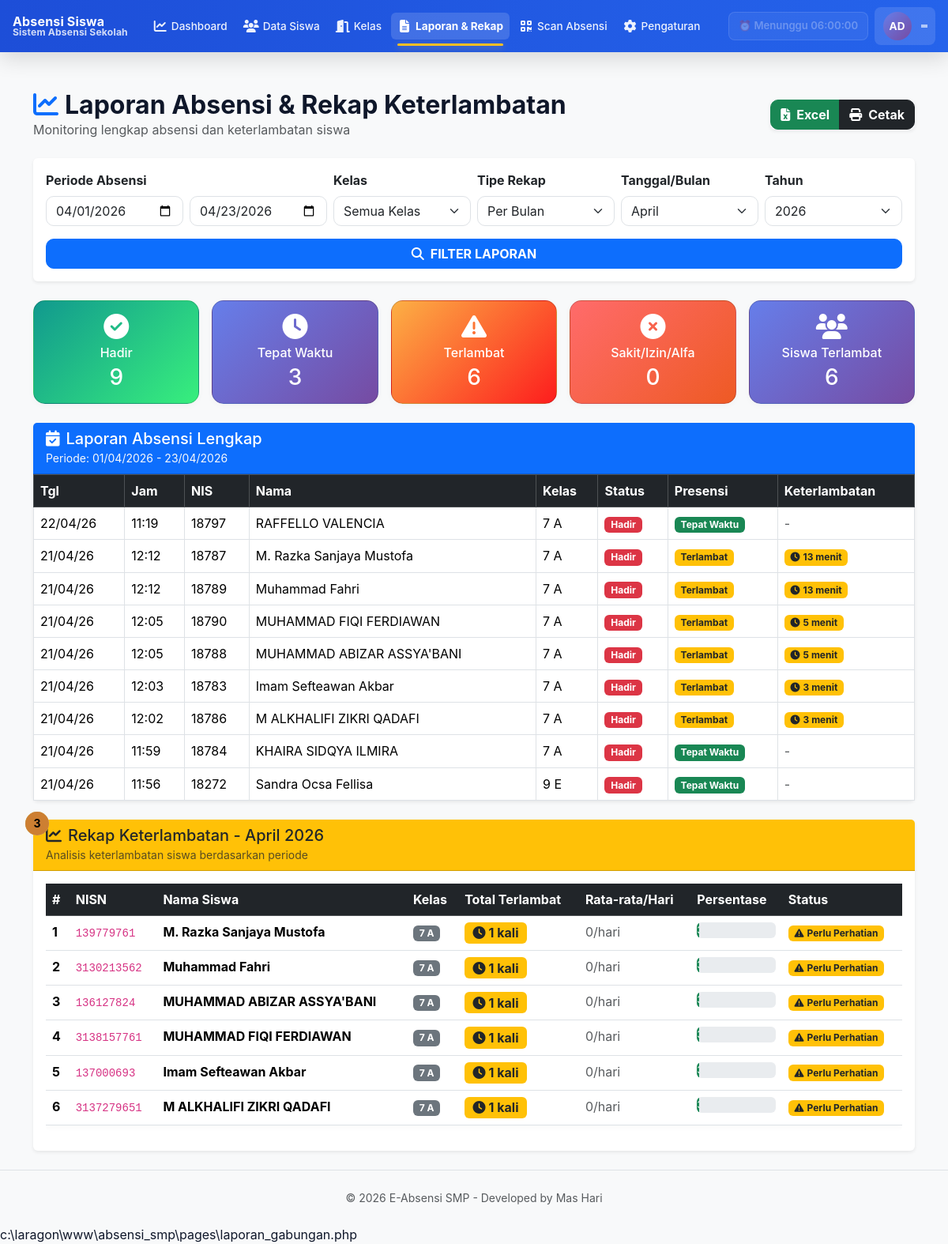
Page /pages/laporan_gabungan.php (signed in) on the committed database.
### tables this page shows
CREATE TABLE `absensi` (
  `id_absen` int NOT NULL AUTO_INCREMENT,
  `id_siswa` int NOT NULL,
  `status` varchar(20) DEFAULT 'Hadir',
  `waktu` time DEFAULT NULL,
  `tanggal` date NOT NULL,
  `jam` time DEFAULT '00:00:00',
  `id_status` int DEFAULT '1',
  `scan_source` varchar(20) DEFAULT 'manual',
  `status_presensi` enum('tepat_waktu','terlambat','ditolak') NOT NULL DEFAULT 'tepat_waktu' COMMENT 'Status kehadiran siswa',
  `keterlambatan_menit` int DEFAULT '0' COMMENT 'Jumlah menit keterlambatan',
  `waktu_absen` timestamp NOT NULL DEFAULT CURRENT_TIMESTAMP COMMENT 'Waktu absensi tercatat',
  PRIMARY KEY (`id_absen`),
  KEY `idx_tanggal` (`tanggal`),
  KEY `idx_status` (`status`),
  KEY `idx_absensi_siswa_tanggal` (`id_siswa`,`tanggal`),
  KEY `idx_absensi_tanggal_status` (`tanggal`,`status`),
  KEY `fk_absensi_status` (`id_status`),
  CONSTRAINT `fk_absensi_status` FOREIGN KEY (`id_status`) REFERENCES `status_absen` (`id_status`) ON DELETE SET NULL ON UPDATE CASCADE,
  CONSTRAINT `fk_ke_siswa` FOREIGN KEY (`id_siswa`) REFERENCES `siswa` (`id_siswa`) ON DELETE CASCADE
);

CREATE TABLE `siswa` (
  `id_siswa` int NOT NULL AUTO_INCREMENT,
  `student_uuid` char(36) DEFAULT NULL,
  `nis` varchar(20) NOT NULL,
  `nisn` varchar(20) NOT NULL,
  `nama_lengkap` varchar(100) NOT NULL,
  `jk` enum('L','P') DEFAULT NULL,
  `jenis_kelamin` varchar(20) DEFAULT NULL,
  `id_kelas` int DEFAULT NULL,
  `status_siswa` enum('aktif','lulus','pindah','nonaktif','hapus') NOT NULL DEFAULT 'aktif',
  `foto` varchar(255) DEFAULT 'default.jpg',
  PRIMARY KEY (`id_siswa`),
  UNIQUE KEY `nisn` (`nisn`),
  UNIQUE KEY `uk_siswa_nis` (`nis`),
  UNIQUE KEY `uk_siswa_student_uuid` (`student_uuid`),
  KEY `idx_siswa_id_kelas` (`id_kelas`),
  CONSTRAINT `fk_siswa_kelas` FOREIGN KEY (`id_kelas`) REFERENCES `kelas` (`id_kelas`) ON DELETE SET NULL ON UPDATE CASCADE
);

CREATE TABLE `kelas` (
  `id_kelas` int NOT NULL AUTO_INCREMENT,
  `nama_kelas` varchar(50) NOT NULL,
  PRIMARY KEY (`id_kelas`),
  UNIQUE KEY `uk_kelas_nama` (`nama_kelas`)
);

CREATE TABLE `status_absen` (
  `id_status` int NOT NULL AUTO_INCREMENT,
  `nama_status` varchar(50) NOT NULL,
  PRIMARY KEY (`id_status`),
  UNIQUE KEY `uk_status_absen_nama` (`nama_status`)
);

### pages/laporan_gabungan.php (the view, shortened to what the rows shown need)
<?php
require_once __DIR__ . '/../includes/attendance_logic.php';
require_once __DIR__ . '/../includes/SecurityHelper.php';
require_once __DIR__ . '/../includes/DatabaseHelper.php';
$attendanceLogic = new AttendanceLogic($conn);
$dbHelper = new DatabaseHelper($conn);
$tgl_mulai = SecurityHelper::sanitizeInput($_GET['tgl_mulai'] ?? date('Y-m-01'));
$tgl_selesai = SecurityHelper::sanitizeInput($_GET['tgl_selesai'] ?? date('Y-m-d'));
$filter_tanggal = SecurityHelper::sanitizeInput($_GET['tanggal'] ?? date('Y-m-d'));
$filter_bulan = SecurityHelper::sanitizeInput($_GET['bulan'] ?? date('m'));
$filter_tahun = SecurityHelper::sanitizeInput($_GET['tahun'] ?? date('Y'));
$filter_type = SecurityHelper::sanitizeInput($_GET['type'] ?? 'bulan');
$sql_absensi = "SELECT a.*, s.nis, s.nama_lengkap, k.nama_kelas, st.nama_status,
                       a.status_presensi, a.keterlambatan_menit, a.waktu_absen
                FROM absensi a
                JOIN siswa s ON a.id_siswa = s.id_siswa
                JOIN kelas k ON s.id_kelas = k.id_kelas
                JOIN status_absen st ON a.id_status = st.id_status
                WHERE a.tanggal BETWEEN ? AND ?";
$params = [$tgl_mulai, $tgl_selesai];
$types = 'ss';
$sql_absensi .= " ORDER BY a.tanggal DESC, a.waktu_absen DESC";
$data_absensi_result = $dbHelper->select($sql_absensi, $params, $types);
if ($filter_type === 'hari') {
    $rekap_data = $attendanceLogic->getRekapKeterlambatanHarian($filter_tanggal);
    $title_rekap = "Rekap Keterlambatan - " . date('d/m/Y', strtotime($filter_tanggal));
} elseif ($filter_type === 'bulan') {
    $rekap_data = $attendanceLogic->getRekapKeterlambatanBulanan($filter_bulan, $filter_tahun);
} else {
    $semester = $filter_bulan <= 6 ? 1 : 2;
    $rekap_data = $attendanceLogic->getRekapKeterlambatanSemester($semester, $filter_tahun);
    $title_rekap = "Rekap Keterlambatan - Semester $semester Tahun $filter_tahun";
}
usort($rekap_data, function($a, $b) {
    return $b['total_terlambat'] <=> $a['total_terlambat'];
});
?>
<!DOCTYPE html>
<html lang="id">
<head>
    <link href="../assets/vendor/bootstrap-5.3.8-dist/css/bootstrap.min.css" rel="stylesheet">
    <link href='../assets/css/site.css' rel='stylesheet'>
    <link href="https://cdnjs.cloudflare.com/ajax/libs/font-awesome/6.4.0/css/all.min.css" rel="stylesheet">
</head>
<body class="bg-light">
<div class="container py-4">
    <div class="d-flex justify-content-between align-items-center mb-4 no-print">
        <div>
            <h2 class="fw-bold mb-0"><i class="fas fa-chart-line me-2 text-primary"></i>Laporan Absensi & Rekap Keterlambatan</h2>
        </div>
    </div>
    <div class="card shadow-sm border-0 mb-4">
        <div class="card-body p-0">
            <div class="table-responsive">
                <table class="table table-bordered mb-0">
                    <thead class="table-dark">
                        <tr>
                            <th>Tgl</th><th>Jam</th><th>NIS</th><th>Nama</th><th>Kelas</th><th>Status</th><th>Presensi</th><th>Keterlambatan</th>
                        </tr>
                    </thead>
                    <tbody>
                        <?php
                        if (empty($data_absensi_result)):
                        ?>
                        <tr>
                            <td colspan="8" class="text-center py-4 text-muted">Tidak ada data absensi</td>
                        </tr>
                        <?php else:
                            foreach($data_absensi_result as $r):
                        ?>
                        <tr>
                            <td><?= date('d/m/y', strtotime($r['tanggal'])) ?></td>
                            <td><?= date('H:i', strtotime($r['waktu_absen'] ?? $r['jam'])) ?></td>
                            <td><?= SecurityHelper::escapeHTML($r['nis']) ?></td>
                            <td><?= SecurityHelper::escapeHTML($r['nama_lengkap']) ?></td>
                            <td><?= SecurityHelper::escapeHTML($r['nama_kelas']) ?></td>
                            <td><span class="badge bg-<?= $r['nama_status']=='HADIR'?'success':'danger' ?>"><?= SecurityHelper::escapeHTML($r['nama_status']) ?></span></td>
                            <td>
                                <?php if ($r['status_presensi'] === 'tepat_waktu'): ?>
                                    <span class="badge bg-success">Tepat Waktu</span>
                                <?php elseif ($r['status_presensi'] === 'terlambat'): ?>
                                    <span class="badge bg-warning text-dark">Terlambat</span>
                                <?php else: ?>
                                    <span class="badge bg-secondary">-</span>
                                <?php endif; ?>
                            </td>
                            <td>
                                <?php if ($r['keterlambatan_menit'] > 0): ?>
                                    <span class="badge bg-warning text-dark">
                                        <i class="fas fa-clock me-1"></i><?= (int)$r['keterlambatan_menit'] ?> menit
                                    </span>
                                <?php else: ?>
                                    <span class="text-muted">-</span>
                                <?php endif; ?>
                            </td>
                        </tr>
                        <?php
                            endforeach;
                        endif;
                        ?>
                    </tbody>
                </table>
            </div>
        </div>
    </div>
    <div class="card shadow-sm border-0">
        <div class="card-body">
            <?php if (empty($rekap_data)): ?>
                <div class="text-center py-5">
                    <i class="fas fa-info-circle fa-3x text-muted mb-3"></i>
                    <h5 class="text-muted">Tidak ada data keterlambatan</h5>
                    <p class="text-muted">Belum ada siswa yang terlambat dalam periode ini.</p>
                </div>
            <?php else: ?>
                <div class="table-responsive">
                    <table class="table table-hover" id="rekap-table">
                        <thead class="table-dark">
                            <tr>
                                <th>#</th><th>NISN</th><th>Nama Siswa</th><th>Kelas</th><th>Total Terlambat</th><th>Rata-rata/Hari</th><th>Persentase</th><th>Status</th>
                            </tr>
                        </thead>
                    </table>
                </div>
            <?php endif; ?>
        </div>
    </div>
</div>
<?php include '../includes/footer.php'; ?>
</body>
</html></content>

### rows in the picture
absensi: tanggal "22/04/26", waktu_absen "11:19", id_siswa.nis "18797", id_siswa.nama_lengkap "RAFFELLO VALENCIA", kelas.nama_kelas "7 A", id_status.nama_status "Hadir", status_presensi "Tepat Waktu"
absensi: tanggal "21/04/26", waktu_absen "12:12", id_siswa.nis "18787", id_siswa.nama_lengkap "M. Razka Sanjaya Mustofa", kelas.nama_kelas "7 A", id_status.nama_status "Hadir", status_presensi "Terlambat", keterlambatan_menit "13"
absensi: tanggal "21/04/26", waktu_absen "12:12", id_siswa.nis "18789", id_siswa.nama_lengkap "Muhammad Fahri", kelas.nama_kelas "7 A", id_status.nama_status "Hadir", status_presensi "Terlambat", keterlambatan_menit "13"
absensi: tanggal "21/04/26", waktu_absen "12:05", id_siswa.nis "18790", id_siswa.nama_lengkap "MUHAMMAD FIQI FERDIAWAN", kelas.nama_kelas "7 A", id_status.nama_status "Hadir", status_presensi "Terlambat", keterlambatan_menit "5"
absensi: tanggal "21/04/26", waktu_absen "12:05", id_siswa.nis "18788", id_siswa.nama_lengkap "MUHAMMAD ABIZAR ASSYA'BANI", kelas.nama_kelas "7 A", id_status.nama_status "Hadir", status_presensi "Terlambat", keterlambatan_menit "5"
absensi: tanggal "21/04/26", waktu_absen "12:03", id_siswa.nis "18783", id_siswa.nama_lengkap "Imam Sefteawan Akbar", kelas.nama_kelas "7 A", id_status.nama_status "Hadir", status_presensi "Terlambat", keterlambatan_menit "3"
absensi: tanggal "21/04/26", waktu_absen "12:02", id_siswa.nis "18786", id_siswa.nama_lengkap "M ALKHALIFI ZIKRI QADAFI", kelas.nama_kelas "7 A", id_status.nama_status "Hadir", status_presensi "Terlambat", keterlambatan_menit "3"
absensi: tanggal "21/04/26", waktu_absen "11:59", id_siswa.nis "18784", id_siswa.nama_lengkap "KHAIRA SIDQYA ILMIRA", kelas.nama_kelas "7 A", id_status.nama_status "Hadir", status_presensi "Tepat Waktu"
absensi: tanggal "21/04/26", waktu_absen "11:56", id_siswa.nis "18272", id_siswa.nama_lengkap "Sandra Ocsa Fellisa", kelas.nama_kelas "9 E", id_status.nama_status "Hadir", status_presensi "Tepat Waktu"

### other values in the picture
$label "Dashboard"
$label "Data Siswa"
$label "Kelas"
$label "Laporan & Rekap"
$label "Scan Absensi"
$label "Pengaturan"
$scanStatus['text'] "⏰ Menunggu 06:00:00"
$initials "AD"
$stats_absensi['hadir'] "9"
$stats_absensi['tepat_waktu'] "3"
$stats_absensi['terlambat'] "6"
$total_siswa_terlambat "6"
date('d/m/Y', strtotime($tgl_mulai)) "01/04/2026"
date('d/m/Y', strtotime($tgl_selesai)) "23/04/2026"
$title_rekap "Rekap Keterlambatan - April 2026"
